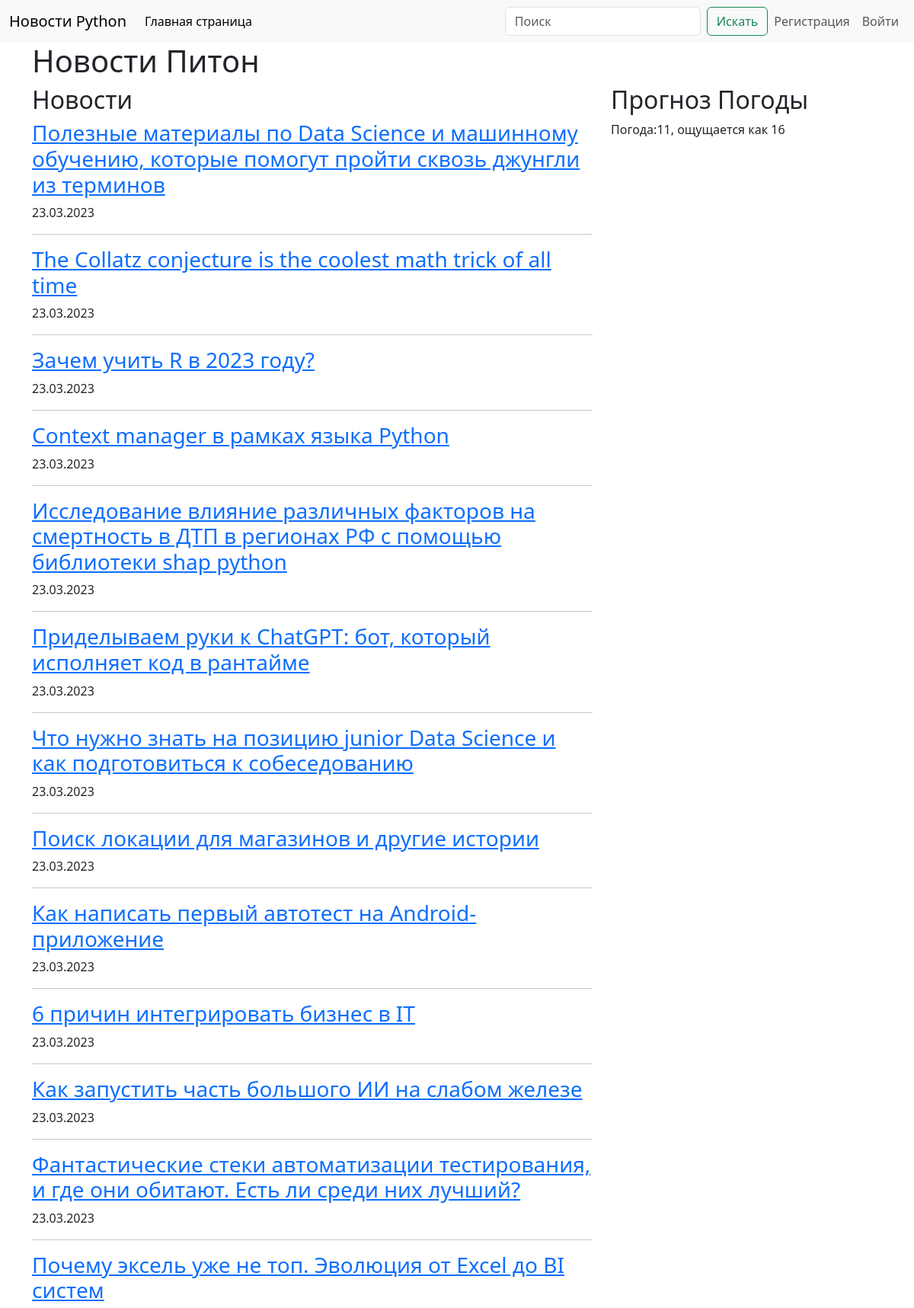
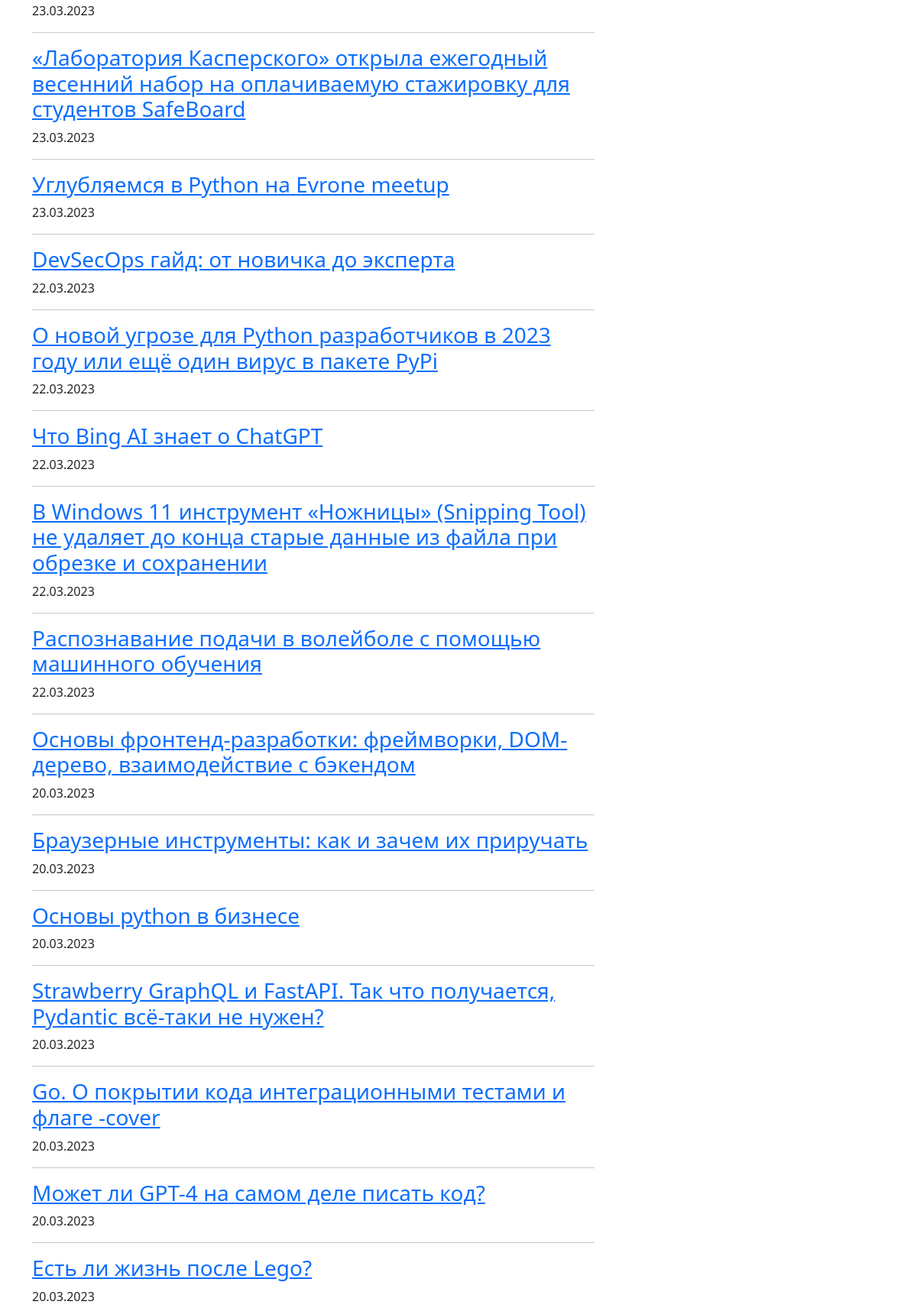
The page / (upper part) on the database its author committed (2 pictures, top to bottom).
### webapp/news/models.py (models this page shows, shortened)
class News(db.Model):
    id = db.Column(db.Integer, primary_key=True)
    title = db.Column(db.String, nullable=False)
    url = db.Column(db.String, unique=True, nullable=False)
    published = db.Column(db.DateTime, nullable=False)
    text = db.Column(db.Text, nullable=True)

### webapp/news/views.py (the view)
@blueprint.route('/')
def index():
    title = 'Новости Питон'
    weather = {'temp_C': 11, 'FeelsLikeC':16 }
    news_list = News.query.filter(News.text.isnot(None)).order_by(News.published.desc()).all()
    return render_template('news/index.html', page_title=title, weather=weather, news_list = news_list)

### webapp/templates/news/index.html (shortened to what this page needs)
{% extends 'base.html' %}
{% block content %}
    <div class="row">
        <div class="col-8">
            <h2>Новости</h2>
            {% for news in news_list %}
            <h3><a href= "{{ url_for('news.single_news', news_id=news.id) }}">{{ news.title }}</a></h3>
            <p>{{ news.published.strftime('%d.%m.%Y') }}</p>
            <hr />
            {% endfor %}
        </div>
        <div class="col-4">
            <h2>Прогноз Погоды</h2>
            {% if weather %}
                Погода:{{ weather.temp_C}},  ощущается как {{ weather.FeelsLikeC }}
            {% else %}
                Сервис временно не доступен
            {% endif %}
        </div>
    </div>
{% endblock %}

### rows shown on the page
News: title "Полезные материалы по Data Science и машинному обучению, которые помогут пройти сквозь джунгли из терминов", published "23.03.2023"
News: title "The Collatz conjecture is the coolest math trick of all time", published "23.03.2023"
News: title "Зачем учить R в 2023 году?", published "23.03.2023"
News: title "Context manager в рамках языка Python", published "23.03.2023"
News: title "Исследование влияние различных факторов на смертность в ДТП в регионах РФ с помощью библиотеки shap python", published "23.03.2023"
News: title "Приделываем руки к ChatGPT: бот, который исполняет код в рантайме", published "23.03.2023"
News: title "Что нужно знать на позицию junior Data Science и как подготовиться к собеседованию", published "23.03.2023"
News: title "Поиск локации для магазинов и другие истории", published "23.03.2023"
News: title "Как написать первый автотест на Android-приложение", published "23.03.2023"
News: title "6 причин интегрировать бизнес в IT", published "23.03.2023"
News: title "Как запустить часть большого ИИ на слабом железе", published "23.03.2023"
News: title "Фантастические стеки автоматизации тестирования, и где они обитают. Есть ли среди них лучший?", published "23.03.2023"
News: title "Почему эксель уже не топ. Эволюция от Excel до BI систем", published "23.03.2023"
News: title "«Лаборатория Касперского» открыла ежегодный весенний набор на оплачиваемую стажировку для студентов SafeBoard", published "23.03.2023"
News: title "Углубляемся в Python на Evrone meetup", published "23.03.2023"
News: title "DevSecOps гайд: от новичка до эксперта", published "22.03.2023"
News: title "О новой угрозе для Python разработчиков в 2023 году или ещё один вирус в пакете PyPi", published "22.03.2023"
News: title "Что Bing AI знает о ChatGPT", published "22.03.2023"
News: title "В Windows 11 инструмент «Ножницы» (Snipping Tool) не удаляет до конца старые данные из файла при обрезке и сохранении", published "22.03.2023"
News: title "Распознавание подачи в волейболе с помощью машинного обучения", published "22.03.2023"
News: title "Основы фронтенд-разработки: фреймворки, DOM-дерево, взаимодействие с бэкендом", published "20.03.2023"
News: title "Браузерные инструменты: как и зачем их приручать", published "20.03.2023"
News: title "Основы python в бизнесе", published "20.03.2023"
News: title "Strawberry GraphQL и FastAPI. Так что получается, Pydantic всё-таки не нужен?", published "20.03.2023"
News: title "Go. О покрытии кода интеграционными тестами и флаге -cover", published "20.03.2023"
News: title "Может ли GPT-4 на самом деле писать код?", published "20.03.2023"
News: title "Есть ли жизнь после Lego?", published "20.03.2023"

### other values the page prints
{{ page_title }} "Новости Питон"
{{ weather.temp_C }} "11"
{{ weather.FeelsLikeC }} "16"
